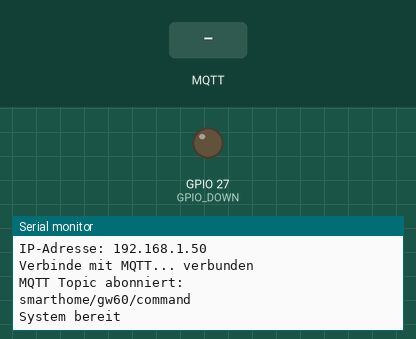
This program was run on a simulated ESP32. Shown: output pins drawn as LEDs (lit = HIGH), the last lines printed to the serial monitor. The inputs (shaded band) are chosen by the test bench. WiFi joins after 1.5 s; servers stay silent unless stated; no MQTT or app messages arrive unless stated.

Above: at 3.2 s.
3.3 s: MQTT message "up" arrives on the first subscribed topic
At 4.2 s:
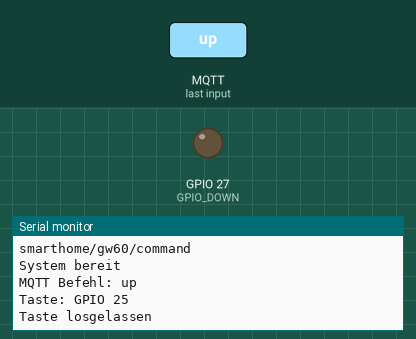
4.8 s: MQTT message "stop" arrives on the first subscribed topic
At 5.01 s:
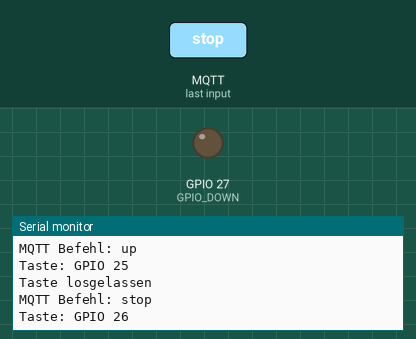
6.3 s: MQTT message "down" arrives on the first subscribed topic
At 7.7 s:
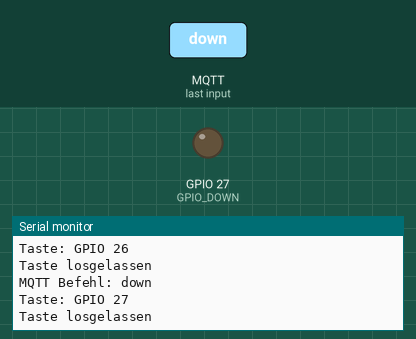

Measured:
- after the input at 3.3 s, the serial monitor: prints a new line at once (image 1)
- after the input at 4.8 s, the serial monitor: prints a new line at once (image 2)
- after the input at 6.3 s, the serial monitor: prints a new line at once (image 3)

The program:

main.cpp
```cpp
#include <Arduino.h>
#include <WiFi.h>
#include <PubSubClient.h>

#include "secrets.h"

// =========================
// GW60 GPIOs
// =========================

const int GPIO_UP   = 25;
const int GPIO_STOP = 26;
const int GPIO_DOWN = 27;

// =========================
// WLAN / MQTT
// =========================

WiFiClient espClient;
PubSubClient mqttClient(espClient);

// =========================
// GW60 Taste drücken
// =========================

void pressButton(int pin)
{
    Serial.print("Taste: GPIO ");
    Serial.println(pin);

    // Taste drücken
    pinMode(pin, OUTPUT);
    digitalWrite(pin, LOW);

    delay(300);

    // Taste loslassen
    pinMode(pin, INPUT);

    Serial.println("Taste losgelassen");
}

// =========================
// MQTT Befehle
// =========================

void mqttCallback(char* topic, byte* payload, unsigned int length)
{
    String command;

    for (unsigned int i = 0; i < length; i++)
    {
        command += (char)payload[i];
    }

    command.trim();
    command.toLowerCase();

    Serial.print("MQTT Befehl: ");
    Serial.println(command);

    if (command == "up")
    {
        pressButton(GPIO_UP);
    }
    else if (command == "stop")
    {
        pressButton(GPIO_STOP);
    }
    else if (command == "down")
    {
        pressButton(GPIO_DOWN);
    }
    else
    {
        Serial.println("Unbekannter MQTT Befehl");
    }
}

// =========================
// WLAN verbinden
// =========================

void connectWiFi()
{
    Serial.print("Verbinde mit WLAN: ");
    Serial.println(WIFI_SSID);

    WiFi.begin(WIFI_SSID, WIFI_PASSWORD);

    while (WiFi.status() != WL_CONNECTED)
    {
        delay(500);
        Serial.print(".");
    }

    Serial.println();
    Serial.println("WLAN verbunden");
    Serial.print("IP-Adresse: ");
    Serial.println(WiFi.localIP());
}

// =========================
// MQTT verbinden
// =========================

void connectMQTT()
{
    while (!mqttClient.connected())
    {
        Serial.print("Verbinde mit MQTT... ");

        if (mqttClient.connect("esp32-gw60", MQTT_USER, MQTT_PASSWORD))
        {
            Serial.println("verbunden");

            mqttClient.subscribe("smarthome/gw60/command");

            Serial.println("MQTT Topic abonniert:");
            Serial.println("smarthome/gw60/command");
        }
        else
        {
            Serial.print("Fehler, State=");
            Serial.println(mqttClient.state());

            delay(5000);
        }
    }
}

// =========================
// Setup
// =========================

void setup()
{
    Serial.begin(115200);

    // Alle Tasten zunächst hochohmig
    pinMode(GPIO_UP, INPUT);
    pinMode(GPIO_STOP, INPUT);
    pinMode(GPIO_DOWN, INPUT);

    delay(500);

    Serial.println();
    Serial.println("==========================");
    Serial.println("GW60 ESP32 gestartet");
    Serial.println("==========================");

    connectWiFi();

    mqttClient.setServer(MQTT_SERVER, MQTT_PORT);
    mqttClient.setCallback(mqttCallback);

    connectMQTT();

    Serial.println("System bereit");
}

// =========================
// Loop
// =========================

void loop()
{
    if (WiFi.status() != WL_CONNECTED)
    {
        connectWiFi();
    }

    if (!mqttClient.connected())
    {
        connectMQTT();
    }

    mqttClient.loop();
}
```

secrets.h
```cpp
#pragma once

#define WIFI_SSID       "FRITZ!Box 6850 TT"
#define WIFI_PASSWORD   "07588325628580772943"

#define MQTT_SERVER     "192.168.178.31"
#define MQTT_PORT       1883

#define MQTT_USER       "homeassistant"
#define MQTT_PASSWORD   "bender"
```
